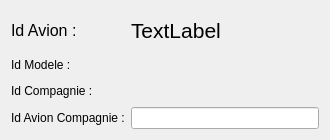
<?xml version="1.0" encoding="UTF-8"?>
<ui version="4.0">
 <class>AvionShow</class>
 <widget class="QWidget" name="AvionShow">
  <property name="geometry">
   <rect>
    <x>0</x>
    <y>0</y>
    <width>330</width>
    <height>140</height>
   </rect>
  </property>
  <property name="minimumSize">
   <size>
    <width>330</width>
    <height>140</height>
   </size>
  </property>
  <property name="maximumSize">
   <size>
    <width>330</width>
    <height>140</height>
   </size>
  </property>
  <property name="windowTitle">
   <string>Form</string>
  </property>
  <layout class="QGridLayout" name="gridLayout">
   <item row="0" column="0">
    <widget class="QLabel" name="label">
     <property name="font">
      <font>
       <pointsize>12</pointsize>
      </font>
     </property>
     <property name="text">
      <string>Id Avion :</string>
     </property>
    </widget>
   </item>
   <item row="0" column="1">
    <widget class="QLabel" name="Id">
     <property name="font">
      <font>
       <pointsize>16</pointsize>
      </font>
     </property>
     <property name="text">
      <string>TextLabel</string>
     </property>
    </widget>
   </item>
   <item row="1" column="0">
    <widget class="QLabel" name="label_3">
     <property name="text">
      <string>Id Modele :</string>
     </property>
    </widget>
   </item>
   <item row="1" column="1">
    <widget class="QWidget" name="IdMo" native="true">
     <property name="minimumSize">
      <size>
       <width>0</width>
       <height>20</height>
      </size>
     </property>
     <property name="maximumSize">
      <size>
       <width>16777215</width>
       <height>20</height>
      </size>
     </property>
     <layout class="QVBoxLayout" name="verticalLayout_2">
      <property name="spacing">
       <number>0</number>
      </property>
      <property name="leftMargin">
       <number>0</number>
      </property>
      <property name="topMargin">
       <number>0</number>
      </property>
      <property name="rightMargin">
       <number>0</number>
      </property>
      <property name="bottomMargin">
       <number>0</number>
      </property>
     </layout>
    </widget>
   </item>
   <item row="2" column="0">
    <widget class="QLabel" name="label_4">
     <property name="text">
      <string>Id Compagnie :</string>
     </property>
    </widget>
   </item>
   <item row="2" column="1">
    <widget class="QWidget" name="IdC" native="true">
     <property name="minimumSize">
      <size>
       <width>0</width>
       <height>20</height>
      </size>
     </property>
     <property name="maximumSize">
      <size>
       <width>16777215</width>
       <height>20</height>
      </size>
     </property>
     <layout class="QVBoxLayout" name="verticalLayout">
      <property name="spacing">
       <number>0</number>
      </property>
      <property name="leftMargin">
       <number>0</number>
      </property>
      <property name="topMargin">
       <number>0</number>
      </property>
      <property name="rightMargin">
       <number>0</number>
      </property>
      <property name="bottomMargin">
       <number>0</number>
      </property>
     </layout>
    </widget>
   </item>
   <item row="3" column="0">
    <widget class="QLabel" name="label_5">
     <property name="text">
      <string>Id Avion Compagnie :</string>
     </property>
    </widget>
   </item>
   <item row="3" column="1">
    <widget class="QLineEdit" name="IdAvC"/>
   </item>
  </layout>
 </widget>
 <resources/>
 <connections/>
</ui>
